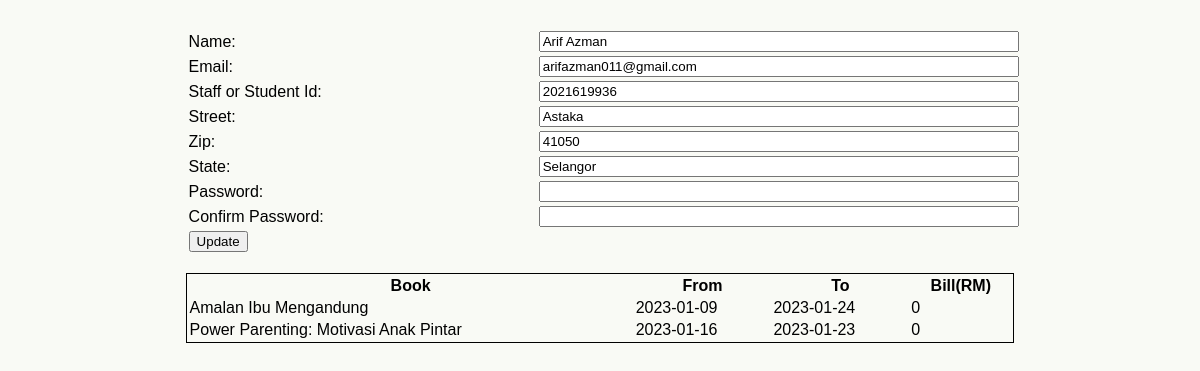
The page /sites/personal.php (signed in) on the database its author committed.
### tables this page shows
CREATE TABLE `user` (
  `ID` int(11) NOT NULL,
  `Email` varchar(100) NOT NULL,
  `Password` varchar(100) NOT NULL,
  `Street` varchar(100) NOT NULL,
  `Zip` int(11) NOT NULL,
  `State` varchar(100) NOT NULL,
  `FullName` varchar(100) NOT NULL,
  `UitmID` int(11) NOT NULL,
  `IsAdmin` tinyint(1) NOT NULL DEFAULT 0
);

CREATE TABLE `borrow` (
  `ID` int(11) NOT NULL,
  `BookFK` int(11) NOT NULL,
  `UserFK` int(11) NOT NULL,
  `FromDate` date NOT NULL,
  `ToDate` date NOT NULL,
  `IsBillSettled` tinyint(1) NOT NULL COMMENT '0 - Unpaid, 1 - Paid; ',
  `Status` varchar(1) NOT NULL COMMENT 'B - borrowed; R - Returned'
);

CREATE TABLE `book` (
  `ID` int(11) NOT NULL,
  `Name` varchar(100) NOT NULL,
  `Category` varchar(100) NOT NULL,
  `PublishDate` date NOT NULL,
  `Author` varchar(100) NOT NULL,
  `Description` varchar(1000) NOT NULL,
  `ISBNNumber` varchar(100) NOT NULL,
  `Image` text NOT NULL,
  `PublishPlace` varchar(100) NOT NULL,
  `Price` decimal(10,0) NOT NULL
);

### sites/repositories/library-repository.php (called while the page is built, shortened)
<?php
function getDatabaseConnection()
{
    $servername = "localhost";
    $username = "root";
    $password = "";
    $dbname = "library";
    $conn = new mysqli($servername, $username, $password, $dbname);
    return $conn;
}
function getUserByEmail($email)
{
    $conn = getDatabaseConnection();
    $sql = "SELECT * FROM user WHERE Email = '" . $email . "';";
    $result = $conn->query($sql);
    return $result->fetch_assoc();
}
function getBookingsByUserEmail($email)
{
    $conn = getDatabaseConnection();
    $sql = "SELECT book.Name, borrow.ToDate, borrow.FromDate, borrow.IsBillSettled " .
        "FROM borrow borrow JOIN user user ON borrow.UserFK = user.ID JOIN book book ON borrow.BookFK = book.ID " .
        "WHERE Email = '" . $email . "';";
    $result = $conn->query($sql);
    return $result;
}
?>

### sites/personal.php (the view, shortened to what this page needs)
<!DOCTYPE html>
<html>
<head>
    <link rel="stylesheet" type="text/css" href="css/mystyle.css">
    <link rel="stylesheet" type="text/css" href="css/userstyle.css">
</head>
<body>
    <?php
    require("repositories/library-repository.php");
    $errorMessage = "";
    $user = null;
    if ($_SERVER["REQUEST_METHOD"] == "GET") {
        try {
            $user = getUserByEmail(getCurrentUser());
        } catch (Exception $ex) {
            $errorMessage = "Issue fetching user data!";
        }
        try {
            $borrowings = getBookingsByUserEmail(getCurrentUser());
        } catch (Exception $ex) {
            $errorMessage += "<br>Issue fetching borrowing data!";
        }
    }
    ?>
    <form method="post" action="<?php echo htmlspecialchars($_SERVER["PHP_SELF"]); ?>" onsubmit="return validateForm()">
        <table>
            <tr>
                <td colspan="2">
                </td>
            </tr>
            <tr>
                <td>Name:</td>
                <td>
                    <input id="nameInput" class="inputField" name="name" type="text"
                        value="<?php echo $user["FullName"]; ?>">
                </td>
            </tr>
            <tr>
                <td>Email:</td>
                <td>
                    <input id="emailInput" class="inputField" name="email" type="email"
                        value="<?php echo $user["Email"]; ?>">
                </td>
            </tr>
            <tr>
                <td>Staff or Student Id:</td>
                <td>
                    <input id="uitmIdInput" class="inputField" name="uitmId" type="uitmId"
                        value="<?php echo $user["UitmID"]; ?>">
                </td>
            </tr>
            <tr>
                <td>Street:</td>
                <td>
                    <input id="streetInput" class="inputField" name="street" type="text"
                        value="<?php echo $user["Street"]; ?>">
                </td>
            </tr>
            <tr>
                <td>Zip:</td>
                <td>
                    <input id="zipInput" class="inputField" name="zip" type="number"
                        value="<?php echo $user["Zip"]; ?>">
                </td>
            </tr>
            <tr>
                <td>State:</td>
                <td>
                    <input id="stateInput" class="inputField" name="state" type="text"
                        value="<?php echo $user["State"]; ?>">
                </td>
            </tr>
            <tr>
                <td>Password:</td>
                <td>
                    <input id="passwordInput" class="inputField" name="password" type="password">
                </td>
            </tr>
            <tr>
                <td>Confirm Password:</td>
                <td>
                    <input id="confirmPasswordInput" class="inputField" name="confirmPassword" type="password">
                </td>
            </tr>
            <tr>
                <td>
                    <input class="submitButton" type="submit" value="Update">
                </td>
            </tr>
        </table>
    </form>
    <br>
    <table class="borrowingTable">
        <thead>
            <tr>
                <th>Book</th>
                <th>From</th>
                <th>To</th>
                <th>Bill(RM)</th>
            </tr>
        </thead>
        <tbody>
            <?php
            while ($row = $borrowings->fetch_assoc()) {
                echo "<tr><td>" . $row["Name"] . "</td>" .
                    "<td>" . $row["FromDate"] . "</td>" .
                    "<td>" . $row["ToDate"] . "</td>" .
                    "<td>" . $row["IsBillSettled"] . "</td></tr>";
            }
            ?>
        </tbody>
    </table>
</body>
</html>

### sites/css/mystyle.css (style rules this page uses)
body { background-color: #F9FAF5; font-family: arial, sans-serif; }

### sites/css/userstyle.css (style rules this page uses)
.inputField { width: 100%; }
table { width: 70%; margin-left: 15%; margin-right: 15%; }

### sites/personal.php (style rules this page uses)
.borrowingTable { border: 1px solid; }

### rows shown on the page
user: name "Arif Azman", email "arifazman011@gmail.com", uitmId "2021619936", street "Astaka", zip "41050", state "Selangor"
borrow: BookFK.Name "Amalan Ibu Mengandung", FromDate "2023-01-09", ToDate "2023-01-24", IsBillSettled "0"
borrow: BookFK.Name "Power Parenting: Motivasi Anak Pintar", FromDate "2023-01-16", ToDate "2023-01-23", IsBillSettled "0"
